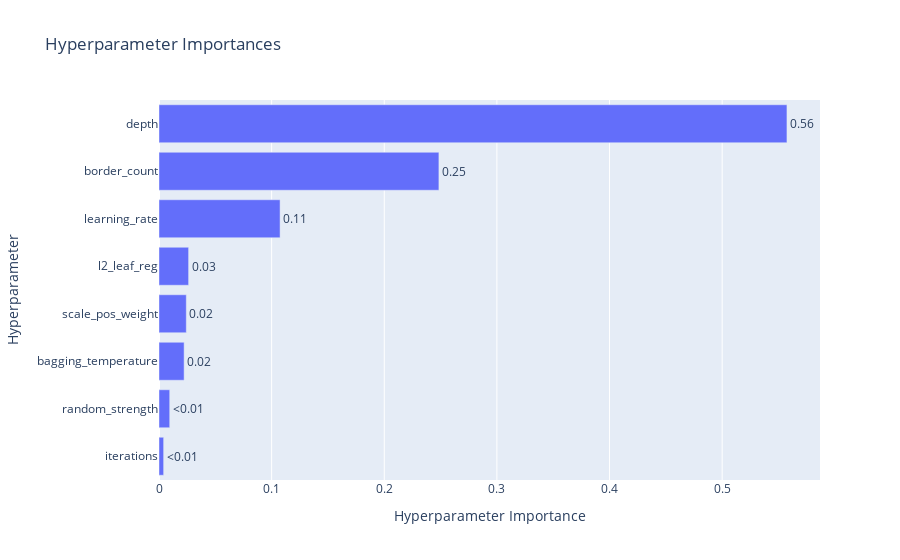

Notebook code cell kept with this figure:
### Code cell
# visualize optuna study
import optuna.visualization as ov

ov.plot_param_importances(study).show()

### Figure 1 — Plotly figure (JSON) as saved in the notebook; plotly's stock layout.template omitted (floating-point values rounded to 4 significant figures)
{"data": [{"cliponaxis": false, "hovertemplate": ["iterations (IntDistribution): 0.004116717317726847<extra></extra>", "random_strength (FloatDistribution): 0.009520077660456754<extra></extra>", "bagging_temperature (FloatDistribution): 0.02230213638118195<extra></extra>", "scale_pos_weight (FloatDistribution): 0.024234142242714838<extra></extra>", "l2_leaf_reg (FloatDistribution): 0.02629374320766676<extra></extra>", "learning_rate (FloatDistribution): 0.10749998388712405<extra></extra>", "border_count (IntDistribution): 0.2485134036653239<extra></extra>", "depth (IntDistribution): 0.557519795637805<extra></extra>"], "name": "Objective Value", "orientation": "h", "text": ["<0.01", "<0.01", "0.02", "0.02", "0.03", "0.11", "0.25", "0.56"], "textposition": "outside", "type": "bar", "x": [0.004117, 0.00952, 0.0223, 0.02423, 0.02629, 0.1075, 0.2485, 0.5575], "y": ["iterations", "random_strength", "bagging_temperature", "scale_pos_weight", "l2_leaf_reg", "learning_rate", "border_count", "depth"]}], "layout": {"title": {"text": "Hyperparameter Importances"}, "xaxis": {"title": {"text": "Hyperparameter Importance"}}, "yaxis": {"title": {"text": "Hyperparameter"}}}}
